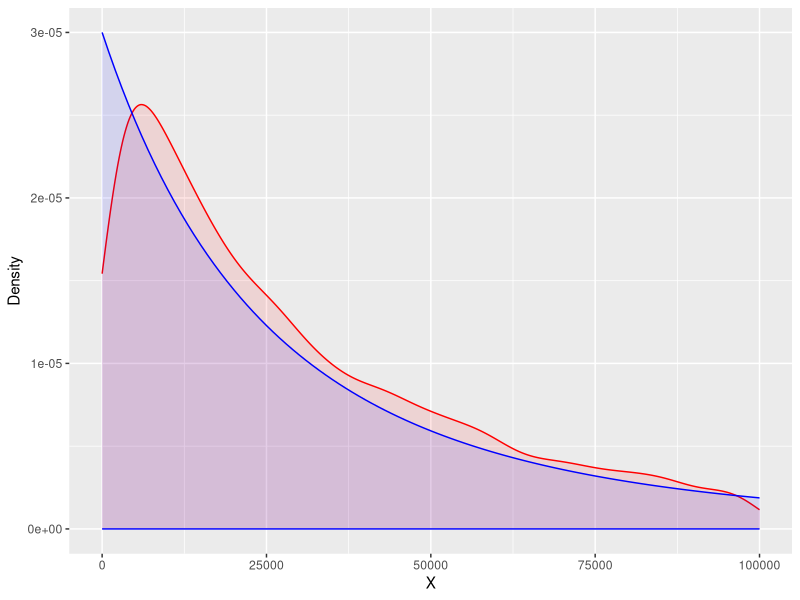
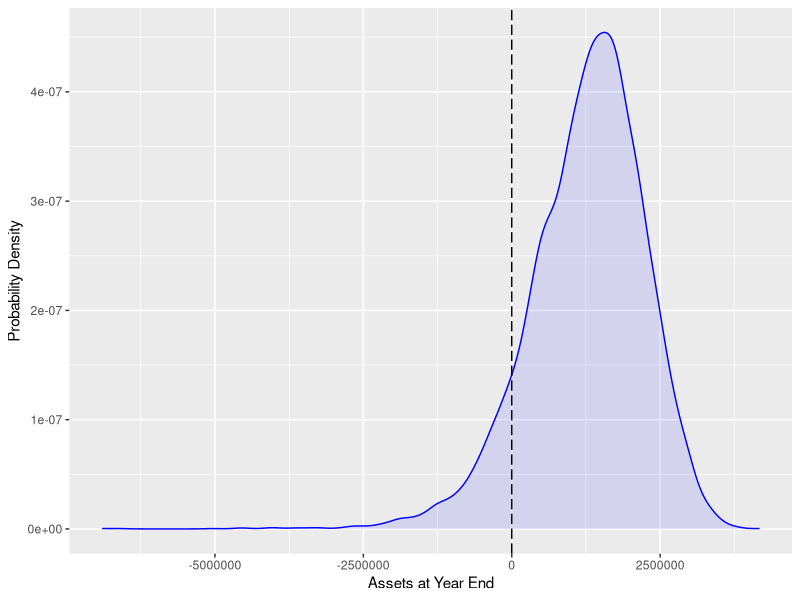

Reproduce these figures in R, in order. (Note: this script raises an error after producing the figures.)
## MSM Assigment code.

#' Probability density function for the Paretro distribution, with
#' parameters alpha and beta
pareto.pdf <- function(alpha, beta, x) {
  (alpha * beta^alpha) / (x + beta)^(alpha + 1)
}

#' Cumulative distribution funtion for Paretro distribution with paremeters
#' alpha abd beta.
pareto.cdf <- function(alpha, beta, u) {
  1 - (beta / (u + beta))^alpha
}

#' Inverse cumulative distribution function for the Pareto
#' distribution. Alpha and Beta are distribution parameters,
#' q should be a value between 0 and 1.
pareto.inv.cdf <- function(alpha, beta, q) { 
  beta * ((1 - q)^(-1/alpha) - 1) 
}

## Compare simulated values to the density function
require(ggplot2)

pareto <- data.frame(simulated = pareto.inv.cdf(3, 100000, runif(10000)))

ggplot(pareto, aes(simulated)) + 
  geom_density(colour="red", fill="red", alpha=0.1) + 
  stat_function(fun = function(x) {pareto.pdf(3, 100000, x)},
                colour="blue", geom="area", alpha=0.1, fill="blue") +
  xlab("X") +
  ylab("Density") +
  xlim(0, 100000)

## Question 2

#' Returns a vector of length n_runs containing simulated values
#' for the year end assets.
simulate.year.end.assets <- function(n_runs = 10000,
                                     start_assets = 250000,
                                     n_customers = 1000,
                                     premium = 6000,
                                     claim_prob = 0.1) {
  # Accumulate year-end assets in a vector
  outcomes <- numeric(length = n_runs)
  for(i in 1:n_runs) {
    # Number of claims this year, in this simulation
    n_claims <- rbinom(1, n_customers, claim_prob)
    
    # Calculate year-end profit/loss for this number of claims, by
    # drawing from Pareto distribution
    outcomes[i] <- start_assets + 
      (n_customers * premium) - 
      sum(pareto.inv.cdf(3, 100000, runif(n_claims)))  
  }
  return(outcomes)
}

# Reformat simulation data into a data frame for plotting
# a histogram of the simulation outcomes
bankruptcy <- data.frame(assets=simulate.year.end.assets())
ggplot(bankruptcy, aes(assets)) + 
  geom_density(colour="blue", fill="blue", alpha=0.1) + 
  geom_vline(xintercept = 0, linetype="longdash") +
  xlab("Assets at Year End") +
  ylab("Probability Density")

# Calculate the probability of bankruptcy, i.e. the proportion
# of outcomes where year end profits were less than zero.
sum(bankruptcy['assets'] < 0) / n_runs

## Question 3

#' Esimate the probability of bankruptcy for a premium of given price
bankruptcy.prob <- function(premium) {
  N <- 10000
  assets <- simulate.year.end.assets(premium=premium, n_runs=N)
  sum(assets < 0) / N
}

premiums <- seq(from=5500, to=8000, by=250)
premium.data <- data.frame(premium.price = premiums,
                           bankruptcy.prob = sapply(premiums, bankruptcy.prob))

ggplot(premium.data, aes(x=premium.price, y=bankruptcy.prob)) +
  geom_line(colour="blue") +
  stat_hline(yintercept = 0.02, linetype="longdash") +
  xlab("Premium Price (GBP)") +
  ylab("Probability of Bankruptcy")

## (b)

bankruptcy.prob.claim <- function(claim.prob) {
  N <- 10000
  assets <- simulate.year.end.assets(claim_prob = claim.prob, n_runs=N)
  sum(assets < 0) / N  
}

claims <- seq(from=0.05, to=0.15, by=0.005)
claim.data <- data.frame(claim.prob = claims,
                         bankruptcy.prob = 
                           sapply(claims, bankruptcy.prob.claim))

ggplot(claim.data, aes(x=claim.prob, y=bankruptcy.prob)) +
  geom_line(colour="blue") +
  stat_hline(yintercept = 0.02, linetype="longdash") +
  xlab("Claim Probability") +
  ylab("Probability of Bankruptcy")

